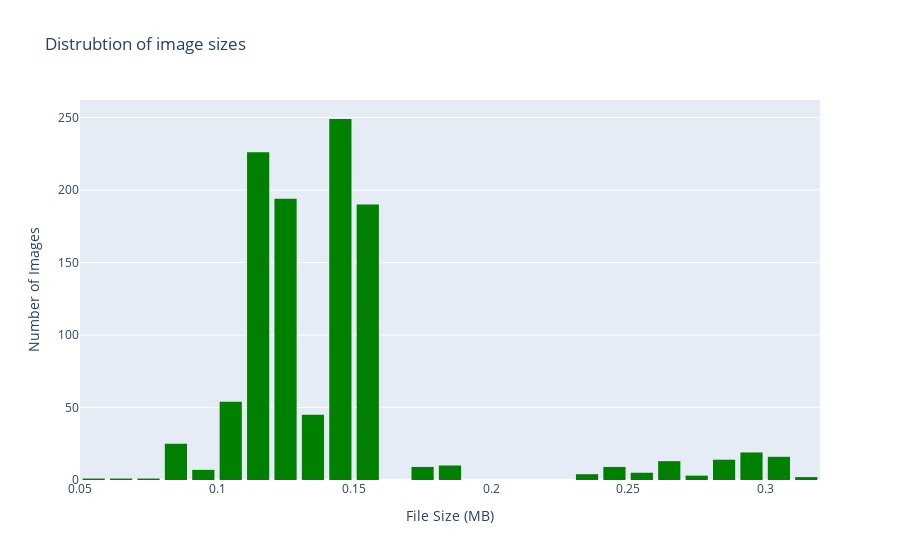

Source (notebook cell):
### Code cell
sizes_MB = []
for img_path in df["img_path"]:
    img = cv2.imread(img_path)
    size = os.path.getsize(img_path)
    sizes_MB.append(size/1_000_000)

fig = px.histogram(x=sizes_MB, nbins=50, title="Distrubtion of image sizes")
fig.update_layout(xaxis_title = "File Size (MB)",
                  yaxis_title = "Number of Images",
                  showlegend = False,
                  bargap = 0.1,
                  bargroupgap = 0.1)
fig.update_traces(marker=dict(color="green"))
fig.show()

### Figure 1 — Plotly figure (JSON) as saved in the notebook; plotly's stock layout.template omitted (floating-point values rounded to 4 significant figures; data arrays with more than 128 entries replaced by an {"elided": "..."} marker saying what was removed)
{"data": [{"bingroup": "x", "hovertemplate": "x=%{x}<br>count=%{y}<extra></extra>", "legendgroup": "", "marker": {"color": "green", "pattern": {"shape": ""}}, "name": "", "nbinsx": 50, "orientation": "v", "showlegend": false, "type": "histogram", "x": {"elided": "1097 float values"}, "xaxis": "x", "yaxis": "y"}], "layout": {"bargap": 0.1, "bargroupgap": 0.1, "barmode": "relative", "legend": {"tracegroupgap": 0}, "showlegend": false, "title": {"text": "Distrubtion of image sizes"}, "xaxis": {"anchor": "y", "domain": [0, 1], "title": {"text": "File Size (MB)"}}, "yaxis": {"anchor": "x", "domain": [0, 1], "title": {"text": "Number of Images"}}}}
